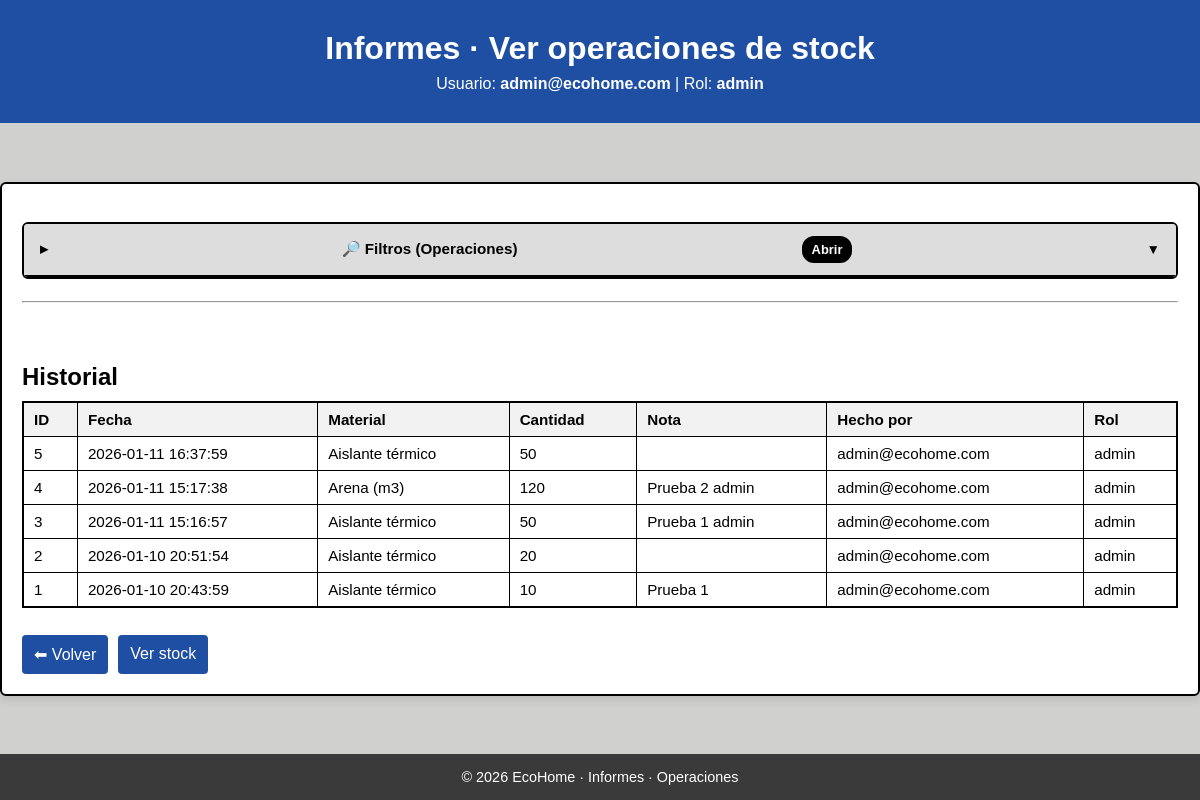
/informes_stock_operaciones.php (signed in), run on the app's committed database.
### tables this page shows
CREATE TABLE trabajadores (
    id              INTEGER PRIMARY KEY AUTOINCREMENT,
    nombre          TEXT NOT NULL,
    apellido1       TEXT NOT NULL,
    apellido2       TEXT,
    telefono        TEXT,
    correo          TEXT NOT NULL UNIQUE,
    password_hash   TEXT NOT NULL,
    rol             TEXT NOT NULL
                    CHECK (rol IN ('admin', 'RRHH', 'Directivos', 'Logistica', 'Gestion')),
    creado_en       TEXT NOT NULL DEFAULT (datetime('now')),
    activo          INTEGER NOT NULL DEFAULT 1
                    CHECK (activo IN (0, 1))
);

CREATE TABLE stock_movimientos (
    id INTEGER PRIMARY KEY AUTOINCREMENT,
    material_id INTEGER NOT NULL,
    trabajador_id INTEGER NOT NULL,
    tipo TEXT NOT NULL CHECK (tipo IN ('entrada','salida','ajuste')),
    cantidad INTEGER NOT NULL CHECK (cantidad > 0),
    nota TEXT,
    creado_en TEXT NOT NULL DEFAULT (datetime('now')),
    FOREIGN KEY(material_id) REFERENCES materiales(id),
    FOREIGN KEY(trabajador_id) REFERENCES trabajadores(id)
);

CREATE TABLE materiales (
  id INTEGER PRIMARY KEY AUTOINCREMENT,
  nombre TEXT NOT NULL UNIQUE,
  unidades INTEGER NOT NULL DEFAULT 0 CHECK (unidades >= 0),
  precio_unitario REAL NOT NULL DEFAULT 0 CHECK (precio_unitario >= 0),
  activo INTEGER NOT NULL DEFAULT 1 CHECK (activo IN (0,1))
);

### informes_stock_operaciones.php (the view, shortened to what this page needs)
<?php
$user = $_SESSION['user'];
$rol  = $user['rol'] ?? '';
$pdo = getPDO();
$q       = trim($_GET['q'] ?? '');
$desde   = trim($_GET['desde'] ?? '');
$hasta   = trim($_GET['hasta'] ?? '');
$minC    = trim($_GET['minC'] ?? '');
$maxC    = trim($_GET['maxC'] ?? '');
$openFiltro = ($q . $desde . $hasta . $minC . $maxC) !== '';
$params = [];
$where  = [];
$sql = "
    SELECT
        sm.id,
        sm.creado_en,
        sm.cantidad,
        sm.nota,
        m.nombre AS material,
        t.correo AS creador_correo,
        t.rol    AS creador_rol
    FROM stock_movimientos sm
    JOIN materiales m ON m.id = sm.material_id
    JOIN trabajadores t ON t.id = sm.trabajador_id
    " . ($where ? ("WHERE " . implode(" AND ", $where)) : "") . "
    ORDER BY sm.id DESC
";
$st = $pdo->prepare($sql);
$st->execute($params);
$ops = $st->fetchAll();
?>
<!DOCTYPE html>
<html lang="es">
<head>
    <link rel="stylesheet" href="style.css">
</head>
<body>
<header class="header">
    <h1>Informes · Ver operaciones de stock</h1>
    <p>
        Usuario: <strong><?= htmlspecialchars($user['correo']) ?></strong> |
        Rol: <strong><?= htmlspecialchars($rol) ?></strong>
    </p>
</header>
<main class="main">
<section class="dashboard-box" style="max-width:1200px; text-align:left;">
    <details class="acordeon" <?= $openFiltro ? 'open' : '' ?>>
        <summary class="acordeon__summary">
            <span>🔎 Filtros (Operaciones)</span>
            <span class="badge">Abrir</span>
        </summary>
    </details>
    <hr style="margin:22px 0;">
    <h2>Historial</h2>
    <?php if (!$ops): ?>
        <p>No hay resultados.</p>
    <?php else: ?>
        <div style="overflow:auto;">
            <table class="tabla">
                <thead>
                <tr>
                    <th>ID</th>
                    <th>Fecha</th>
                    <th>Material</th>
                    <th>Cantidad</th>
                    <th>Nota</th>
                    <th>Hecho por</th>
                    <th>Rol</th>
                </tr>
                </thead>
                <tbody>
                <?php foreach ($ops as $o): ?>
                    <tr>
                        <td><?= (int)$o['id'] ?></td>
                        <td><?= htmlspecialchars((string)$o['creado_en']) ?></td>
                        <td><?= htmlspecialchars((string)$o['material']) ?></td>
                        <td><?= (int)$o['cantidad'] ?></td>
                        <td><?= htmlspecialchars((string)($o['nota'] ?? '')) ?></td>
                        <td><?= htmlspecialchars((string)$o['creador_correo']) ?></td>
                        <td><?= htmlspecialchars((string)$o['creador_rol']) ?></td>
                    </tr>
                <?php endforeach; ?>
                </tbody>
            </table>
        </div>
    <?php endif; ?>
    <div style="margin-top:15px; display:flex; gap:10px; flex-wrap:wrap;">
        <a class="link-btn" href="informes_stock.php">⬅ Volver</a>
        <a class="link-btn" href="informes_stock_ver.php">Ver stock</a>
    </div>
</section>
</main>
<footer class="footer">
    <p>© 2026 EcoHome · Informes · Operaciones</p>
</footer>
</body>
</html>

### style.css (style rules this page uses)
* { margin: 0; padding: 0; box-sizing: border-box; font-family: Arial, Helvetica, sans-serif; }
:root { --azul: #1e4fa3; --naranja: #f28c28; --gris: #3a3a3a; --gris-claro: #f2f2f2; }
body { background-color: var(--gris-claro); min-height: 100vh; display: flex; flex-direction: column; }
.header { background-color: var(--azul); color: white; text-align: center; padding: 30px 20px; }
.header h1 { font-size: 2rem; }
.header p { margin-top: 8px; font-size: 1rem; }
.main { flex: 1; display: flex; justify-content: center; align-items: center; }
.footer { background-color: var(--gris); color: white; text-align: center; padding: 15px; font-size: 0.9rem; }
.link-btn { display: inline-block; margin-top: 12px; text-decoration: none; text-align: center; background-color: var(--azul); color: white; padding: 10px 12px; border-radius: 4px; }
.dashboard-box { background: white; padding: 30px; border-radius: 8px; width: 100%; max-width: 600px; text-align: center; box-shadow: 0 4px 10px rgba(0, 0, 0, 0.1); }
.tabla { width: 100%; border-collapse: collapse; margin-top: 10px; font-size: 0.95rem; }
.tabla th, .tabla td { border: 1px solid #ddd; padding: 10px; }
.tabla th { background: #f7f7f7; text-align: left; }
.tabla { width: 100%; border-collapse: collapse; border: 2px solid #000; background-color: #fff; }
.tabla th, .tabla td { border: 1px solid #000; padding: 8px 10px; text-align: left; vertical-align: middle; }
.tabla th { background-color: #f2f2f2; font-weight: 600; }
h2 { margin-top: 60px; }
body { background-color: #d0d0ce; }
.dashboard-box { background-color: #ffffff; padding: 20px; border-radius: 6px; border: 2px solid #000; }
.main { margin-top: 30px; margin-bottom: 30px; }
.acordeon { border: 2px solid #000; border-radius: 6px; background: #fff; margin: 18px 0; overflow: hidden; }
.acordeon__summary { list-style: none; cursor: pointer; padding: 14px 16px; display: flex; justify-content: space-between; align-items: center; font-weight: 700; border-bottom: 2px solid #000; }
.acordeon__summary::before { content: "▸"; margin-right: 10px; font-weight: 900; }
.badge { border: 2px solid #000; border-radius: 999px; padding: 4px 10px; font-weight: 700; background: #f3f3f3; white-space: nowrap; }
.acordeon { border: 2px solid #000; border-radius: 6px; margin-bottom: 16px; background-color: #f9f9f9; }
.acordeon__summary { list-style: none; cursor: pointer; padding: 12px 16px; font-weight: 600; display: flex; justify-content: space-between; align-items: center; background-color: #eaeaea; border-bottom: 2px solid #000; }
.acordeon__summary::after { content: "▼"; font-size: 0.9em; margin-left: 10px; transition: transform 0.2s ease; }
.badge { background-color: #000; color: #fff; padding: 4px 8px; border-radius: 12px; font-size: 0.85em; }
.acordeon .acordeon__summary { background-color: #ddd; font-size: 0.95em; }

### data on the page
trabajadores: correo "admin@ecohome.com"
stock_movimientos: id "5", creado_en "2026-01-11 16:37:59", material.nombre "Aislante térmico", cantidad "50", trabajador.correo "admin@ecohome.com", trabajador.rol "admin"
stock_movimientos: id "4", creado_en "2026-01-11 15:17:38", material.nombre "Arena (m3)", cantidad "120", nota "Prueba 2 admin", trabajador.correo "admin@ecohome.com", trabajador.rol "admin"
stock_movimientos: id "3", creado_en "2026-01-11 15:16:57", material.nombre "Aislante térmico", cantidad "50", nota "Prueba 1 admin", trabajador.correo "admin@ecohome.com", trabajador.rol "admin"
stock_movimientos: id "2", creado_en "2026-01-10 20:51:54", material.nombre "Aislante térmico", cantidad "20", trabajador.correo "admin@ecohome.com", trabajador.rol "admin"
stock_movimientos: id "1", creado_en "2026-01-10 20:43:59", material.nombre "Aislante térmico", cantidad "10", nota "Prueba 1", trabajador.correo "admin@ecohome.com", trabajador.rol "admin"

### other printed values
$rol "admin"
